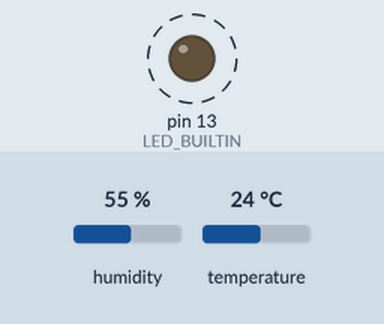
This sketch was run on a simulated Arduino Uno, built with avr-gcc and run on an emulated ATmega328P. Parts: output pins drawn as LEDs (lit = HIGH). Dashed ring = blinking. Inputs (shaded band) come from the test bench; at power-on: humidity 55 %, temperature 24 °C. What the sketch prints to the serial monitor is not drawn.

Above: at 0.5 s.
Timing chart, 0 to 4.7 s (numbered marks = the images above):
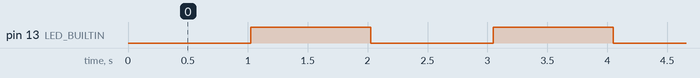

Measured:
- by itself, pin 13 (LED_BUILTIN): alternates HIGH for 1.0 s and LOW for 1.0 s

The sketch:

main.ino
```cpp
// This code controls the following devices:
// - NodeMCU 0.9 Board with ESP8266
// - DHT 11 Humidity and Temperature Sensor

#include <DHT.h>
#include <DHT_U.h>
#include "DHT.h"

//GPIO5
#define DHTPIN 5
#define DHTTYPE DHT11

DHT dht(DHTPIN, DHTTYPE);

//Data Storage
float humidity = 0;
float temperature = 0;
float heat_index = 0;
float solar_light = 0;

// Functions
void getHumidityTemperature();
void printValues();

void setup() {
  Serial.begin(9600);
  pinMode(LED_BUILTIN, OUTPUT);
  dht.begin();
}

void loop() {
  digitalWrite(LED_BUILTIN, LOW);
  getHumidityTemperature();
  printValues();
  delay(1000);
  digitalWrite(LED_BUILTIN, HIGH);
  delay(1000);
}

void getHumidityTemperature(){
  humidity = dht.readHumidity();
  temperature = dht.readTemperature();
  if (isnan(humidity) || isnan(temperature)) {
    Serial.println(F("Failed to read from DHT sensor!"));
    return;
  }
  heat_index = dht.computeHeatIndex(temperature, humidity, false);
}

void printValues(){
  Serial.print(F("Humidity: "));
  Serial.print(humidity);
  Serial.print(F("% Temperature: "));
  Serial.print(temperature);
  Serial.print(F("°C "));
  Serial.print(F("Heat Index: "));
  Serial.print(heat_index);
  Serial.println(F("°C"));
}
```
